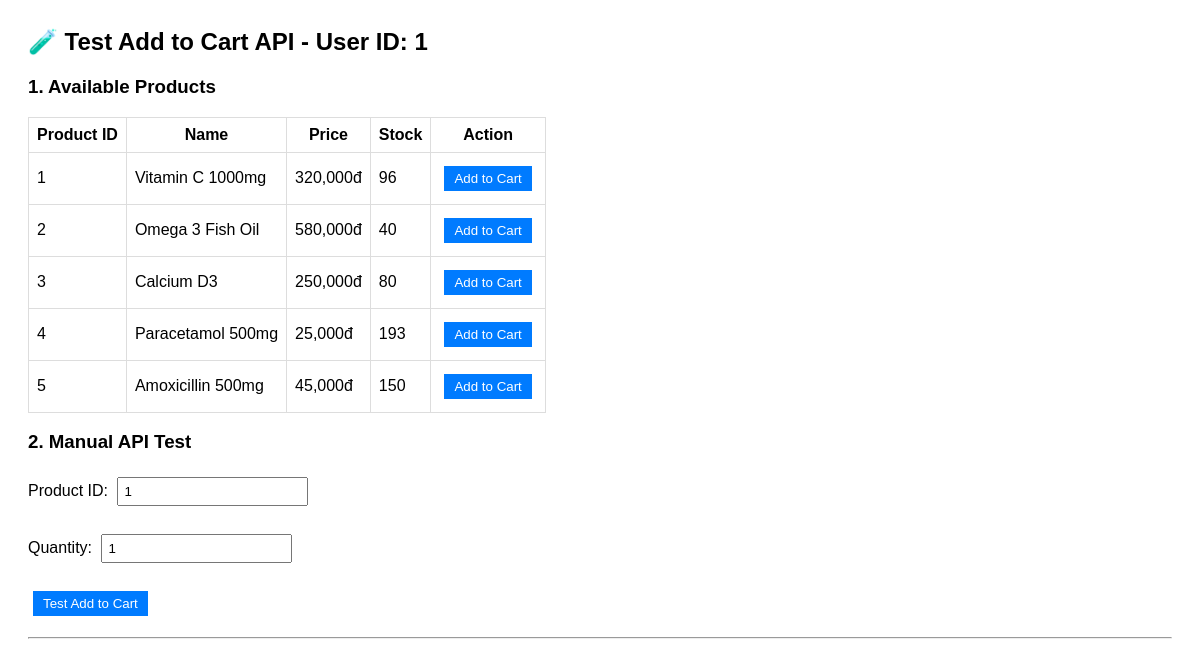
The app's page /debug/test_add_cart.php (signed in) with its own data.
### tables this page shows
CREATE TABLE `products` (
  `product_id` int(11) NOT NULL,
  `category_id` int(11) DEFAULT NULL,
  `name` varchar(255) NOT NULL,
  `description` text DEFAULT NULL,
  `price` decimal(16,0) NOT NULL,
  `stock` int(11) DEFAULT 0,
  `image_url` text DEFAULT NULL,
  `is_active` tinyint(1) DEFAULT 1,
  `created_at` timestamp NOT NULL DEFAULT current_timestamp(),
  `updated_at` datetime DEFAULT current_timestamp() ON UPDATE current_timestamp()
);

### debug/test_add_cart.php (the view, shortened to what this page needs)
<?php
require_once 'includes/db.php';
$user_id = $_SESSION['user_id'];
echo "<h2>🧪 Test Add to Cart API - User ID: {$user_id}</h2>";
echo "<h3>1. Available Products</h3>";
$result = $conn->query("SELECT product_id, name, price, stock FROM products WHERE is_active = TRUE LIMIT 5");
if ($result && $result->num_rows > 0) {
    echo "<table border='1' style='border-collapse: collapse;'>";
    echo "<tr><th>Product ID</th><th>Name</th><th>Price</th><th>Stock</th><th>Action</th></tr>";
    while ($row = $result->fetch_assoc()) {
        echo "<tr>";
        echo "<td>{$row['product_id']}</td>";
        echo "<td>{$row['name']}</td>";
        echo "<td>" . number_format($row['price']) . "đ</td>";
        echo "<td>{$row['stock']}</td>";
        echo "<td><button onclick='testAddProduct({$row['product_id']})' class='btn'>Add to Cart</button></td>";
        echo "</tr>";
    }
    echo "</table>";
} else {
    echo "❌ No products found";
}
echo "<h3>2. Manual API Test</h3>";
echo "<form method='POST'>";
echo "Product ID: <input type='number' name='product_id' value='1' min='1' required><br><br>";
echo "Quantity: <input type='number' name='quantity' value='1' min='1' required><br><br>";
echo "<input type='submit' name='test_add' value='Test Add to Cart' class='btn btn-primary'>";
echo "</form>";
?>
<hr>

### debug/test_add_cart.php (style rules this page uses)
table { margin: 10px 0; }
th, td { padding: 8px; border: 1px solid #ddd; }
.btn { padding: 5px 10px; background: #007bff; color: white; border: none; cursor: pointer; margin: 5px; }
input { padding: 5px; margin: 5px; }

### records on screen
products: product_id "1", name "Vitamin C 1000mg", price "320,000", stock "96"
products: product_id "2", name "Omega 3 Fish Oil", price "580,000", stock "40"
products: product_id "3", name "Calcium D3", price "250,000", stock "80"
products: product_id "4", name "Paracetamol 500mg", price "25,000", stock "193"
products: product_id "5", name "Amoxicillin 500mg", price "45,000", stock "150"

### other values on screen
$user_id "1"
